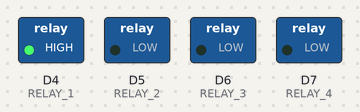
The sketch below on a simulated Arduino Due. Parts: switched loads named in the sketch (green lamp = pin HIGH).

Above: at 0.1 s.
At 0.7 s:
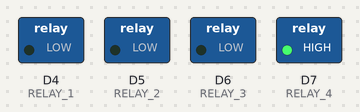
At 1.3 s:
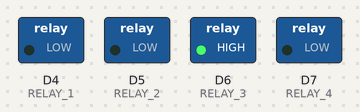
At 2.7 s:
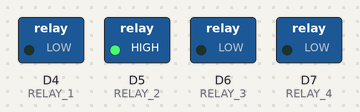
Timing chart, 0 to 3.0 s (numbered marks = the images above):
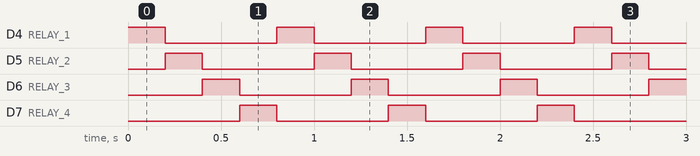

Measured:
- by itself, D4 (RELAY_1), D5 (RELAY_2), D6 (RELAY_3), D7 (RELAY_4): alternates HIGH for 0.20 s and LOW for 0.60 s
- by itself, everything shown: repeats every 0.80 s, in 4 steps

The sketch:

Arduino_Car_Fire.ino
```cpp
int RELAY_1 = 4;
int RELAY_2 = 5;
int RELAY_3 = 6;
int RELAY_4 = 7;

int BUTTON_CALIBRATE = 2;
int BUTTON_START_FIRE = 3;

int MAX_RPM = 12;
int START_TO_FIRE = 0;
int CURRENT_RPM = 0;
int FIRE_TIME = 200;

void activateRelay(int relay) {
  digitalWrite(relay, HIGH);
}
void deactivateRelay(int relay) {
  digitalWrite(relay, LOW);
}
bool calibrateMaxVoltage() {
  return digitalRead(BUTTON_CALIBRATE);
}
bool startFire() {
  return digitalRead(BUTTON_START_FIRE);
}
int readCurrentRPM() {
  return map(analogRead(A0), 0, MAX_RPM, 0, 12); //1023 UNO 4095 DUE
}
int readRPMTriggerFire() {
  return map(analogRead(A1), 0, MAX_RPM, 0, 12); //1023 UNO 4095 DUE
}
int readFireTime() {
  return map(analogRead(A2), 0, MAX_RPM, 0, 100); //1023 UNO 4095 DUE
}
void logger() {
  Serial.print("[CURRENT_RPM]: "); Serial.print(CURRENT_RPM);
  Serial.print(" [FIRE_TIME]: "); Serial.print(FIRE_TIME);
  Serial.print(" [START_TO_FIRE]: "); Serial.print(START_TO_FIRE);
  Serial.print(" [MAX_RPM]: "); Serial.print(MAX_RPM);
  Serial.print(" [CALIBRATE VOLTAGE]: "); Serial.print(calibrateMaxVoltage());
  Serial.print(" [START FIRE]: "); Serial.print(startFire());

  Serial.println();
}
void makeFire(int ms) {
  activateRelay(RELAY_1);
  delay(ms);
  deactivateRelay(RELAY_1);

  activateRelay(RELAY_2);
  delay(ms);
  deactivateRelay(RELAY_2);

  activateRelay(RELAY_3);
  delay(ms);
  deactivateRelay(RELAY_3);

  activateRelay(RELAY_4);
  delay(ms);
  deactivateRelay(RELAY_4);
}
void setup()  {
  Serial.begin(9600);

  analogReadResolution(12);

  pinMode(RELAY_1, OUTPUT);
  pinMode(RELAY_2, OUTPUT);
  pinMode(RELAY_3, OUTPUT);
  pinMode(RELAY_4, OUTPUT);

  pinMode(BUTTON_CALIBRATE, INPUT);
  pinMode(BUTTON_START_FIRE, INPUT);
}
void loop()  {

  makeFire(FIRE_TIME);
//  Serial.println(FIRE_TIME);

//  CURRENT_RPM = readCurrentRPM();
//  FIRE_TIME = readFireTime();
//  START_TO_FIRE = readRPMTriggerFire();
//
//  logger();
//
//  if (calibrateMaxVoltage()) {
//    MAX_RPM = analogRead(A0);
//  }
//  else {
//    if (CURRENT_RPM > START_TO_FIRE && startFire()) {
//      while (startFire()) {
//        makeFire(FIRE_TIME);
//      }
//    }
//  }
}
```
